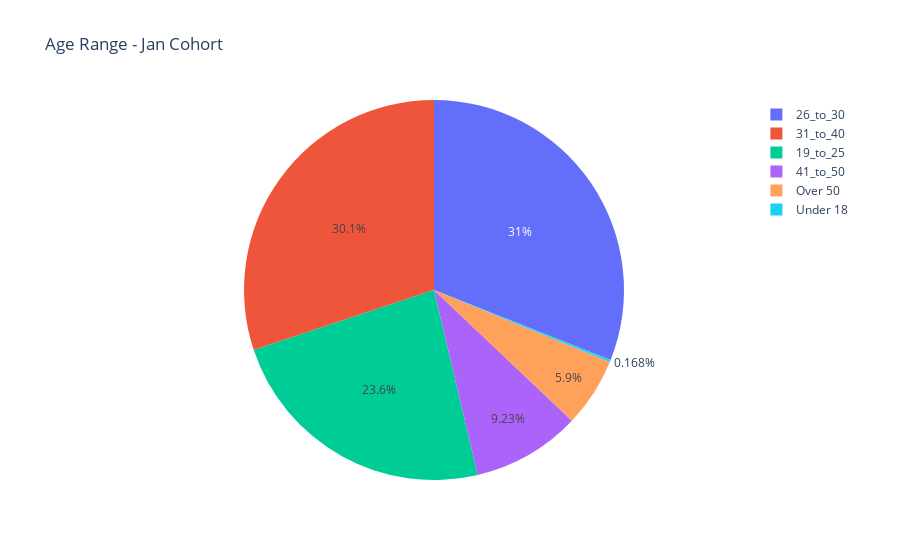

Notebook source saved alongside this figure:
### Code cell
fig = px.pie(jan_cohort_age, values=age_counts, names = age_counts.keys(), title='Age Range - Jan Cohort')
fig.show(renderer="svg")

### Figure 1 — Plotly figure (JSON) as saved in the notebook; plotly's stock layout.template omitted (floating-point values rounded to 4 significant figures)
{"data": [{"domain": {"x": [0, 1], "y": [0, 1]}, "hovertemplate": "label=%{label}<br>value=%{value}<extra></extra>", "labels": ["26_to_30", "31_to_40", "19_to_25", "41_to_50", "Over 50", "Under 18"], "legendgroup": "", "name": "", "showlegend": true, "type": "pie", "values": [5895, 5726, 4482, 1755, 1121, 32]}], "layout": {"legend": {"tracegroupgap": 0}, "title": {"text": "Age Range - Jan Cohort"}}}
